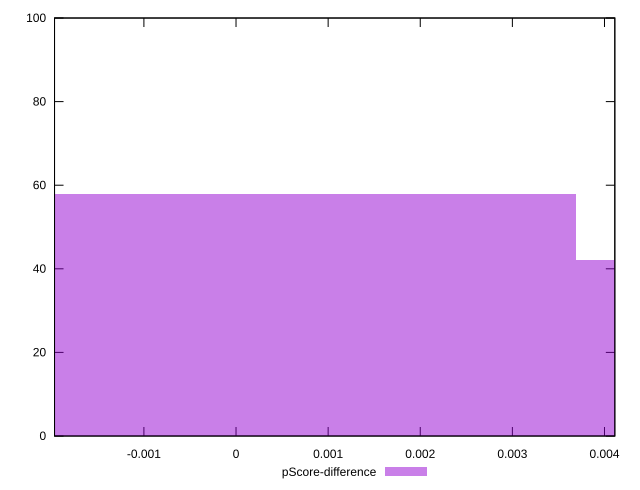

Reproduce this figure in gnuplot.
reset

$pScoreDifference <<EOF
0 58
0.007374021881333256 42
EOF

set key outside below
set boxwidth 0.007374021881333256
set xrange [-0.001970194688720839:0.004112167336746131]
set yrange [0:100]
set trange [0:100]
set style fill transparent solid 0.5 noborder
set terminal svg size 640, 490 enhanced background rgb 'white'
set output "reports/report_00027_2021-02-24T12-40-31.850Z/dom-size/samples/agenda/pScore-difference/histogram.svg"

plot $pScoreDifference title "pScore-difference" with boxes

reset
